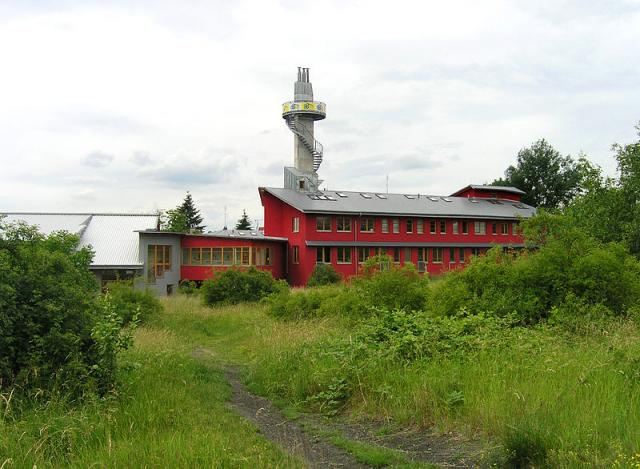
#> input picture Témata/Knihovny/pillow/obrazky/ddmm.jpeg, 640 x 469 px
$ python pillow-ukazka-funkci.py
#> lines starting #> are read from the running program, lines starting #| are printed output that depends on the picture
from PIL import Image, ImageFilter, ImageEnhance

obrazek = Image.open("obrazky/ddmm.jpeg")
#> obrazek is the input picture: PIL image 640x469 RGB; mean R, G, B 151.7, 157.8, 125.5

# příkazem show() můžeme obrázek zobrazit
# obrazek.show()


# INFORMACE O OBRÁZKU
# ------------------------------------------------------------------

sirka, vyska = obrazek.size
#> sirka = 640; vyska = 469
print(f"Šířka obrázku je: {sirka}, výška je: {vyska}")
#| Šířka obrázku je: 640, výška je: 469


# ZMĚNA VELIKOSTI OBRÁZKU
# ------------------------------------------------------------------

# v Pillow se rozměr udává jako DVOJICE INTŮ, tedy (int, int)
polovicni_rozmer = (int(sirka * 0.5), int(vyska * 0.5))
#> polovicni_rozmer = (320, 234)
dvojnasobny_rozmer = (int(sirka * 2), int(vyska * 2))
#> dvojnasobny_rozmer = (1280, 938)
fixni_rozmer = (100, 100)

# Vytvoření nových obrázků s novými velikostmi
zmenseny_obrazek = obrazek.resize(polovicni_rozmer)
zvetseny_obrazek = obrazek.resize(dvojnasobny_rozmer)
obrazek100x100 = obrazek.resize(fixni_rozmer)
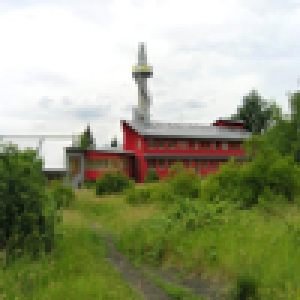
#> obrazek100x100: PIL image 100x100 RGB (shown 3 times larger); mean R, G, B 151.7, 157.8, 125.5


# ROTACE OBRÁZKU
# ------------------------------------------------------------------

# Obrázek orotujeme o 90 stupňů
orotovany_obrazek = obrazek.rotate(90)
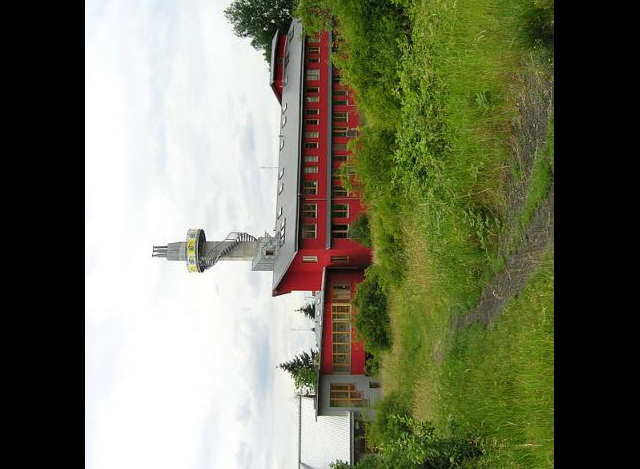
#> orotovany_obrazek: PIL image 640x469 RGB; mean R, G, B 113.9, 116.6, 93.3


# PŘEVOD DO ČERNOBÍLÉ
# ------------------------------------------------------------------

# Příkazem convert se dá obrázek převést do jiného režimu, např. L = Černobílý
# Je možný i převod na RGB, RGBA, CMYK a další.
cernobily = obrazek.convert("L")


# APLIKACE FILTRU NA OBRÁZEK
# ------------------------------------------------------------------

# Pillow nabízí několik předpřipravených filtrů. Ukážeme si pár z nich.

# Rozmazání
rozmazany_obrazek = obrazek.filter(ImageFilter.BLUR)

# Zvýšení ostrosti (opak rozmazání)
ostry_obrazek = obrazek.filter(ImageFilter.SHARPEN)

# Comic Book Effect (CONTOUR + SHARPEN filtry)
comic_effect = obrazek.filter(ImageFilter.CONTOUR).filter(ImageFilter.SHARPEN)
# comic_effect.show()


# ÚPRAVA KONTRASTU A JASU
# ------------------------------------------------------------------
# JAS => ovlivňuje celkovou světlost nebo tmavost obrázku
# KONTRAST => ovlivňuje rozdíl mezi světlými a tmavými oblastmi obrázku

# Zvětšení jasu znamená zesvětlení všech pixelů obrázku,
# zatímco zvětšení kontrastu znamená zvýraznění rozdílů mezi světlými a tmavými oblastmi.

# Zvýšení jasu
enhancer = ImageEnhance.Brightness(obrazek)
svetlejsi_obrazek = enhancer.enhance(1.5)  # zvýšení jasu o 50%
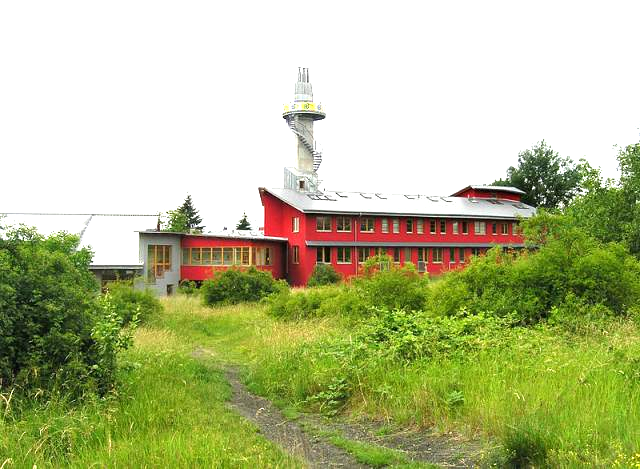
#> svetlejsi_obrazek: PIL image 640x469 RGB; mean R, G, B 181.4, 188.8, 140.2
# svetlejsi_obrazek.show()

# Snížení jasu
tmavsi_obrazek = enhancer.enhance(0.5)  # snížení jasu o 50%
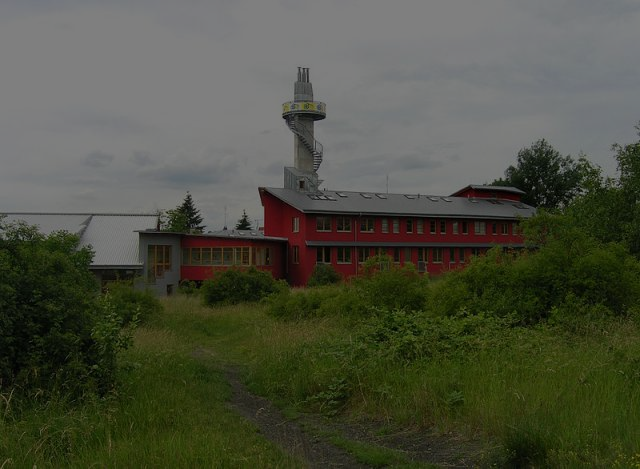
#> tmavsi_obrazek: PIL image 640x469 RGB; mean R, G, B 75.6, 78.6, 62.5
# tmavsi_obrazek.show()

# Zvýšení kontrastu
contrast = ImageEnhance.Contrast(obrazek)
zvetseny_kontrast_obrazek = contrast.enhance(2.0)  # dvojnásobný kontrast
# zvetseny_kontrast_obrazek.show()

# Snížení kontrastu
snizeny_kontrast_obrazek = contrast.enhance(0.5)  # snížení kontrastu o 50%
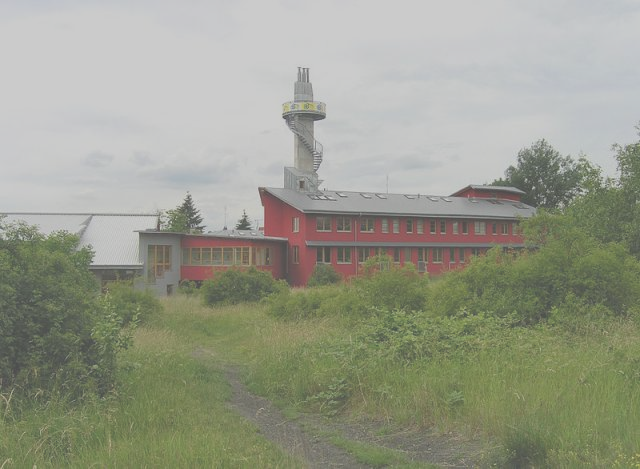
#> snizeny_kontrast_obrazek: PIL image 640x469 RGB; mean R, G, B 151.6, 154.6, 138.5
# snizeny_kontrast_obrazek.show()

# ------------------------------------------------------------------
# UKÁZKA POUŽITÍ VÍCE FUNKCÍ NAJEDNOU
# ------------------------------------------------------------------
# Načtení obrázku, aplikace transformací a následné uložení.

obrazek = Image.open("obrazky/ddmm.jpeg")

# ZMĚNA VELIKOSTI OBRÁZKU
sirka, vyska = obrazek.size
dvojnasobny_rozmer = (int(sirka * 2), int(vyska * 2))
zvetseny_obrazek = obrazek.resize(dvojnasobny_rozmer)

# PŘEVOD NA ČERNOBÍLÝ
cernobily_obrazek = zvetseny_obrazek.convert("L")

# ZVÝŠENÍ JASU A KONTRASTU
enhancer_jas = ImageEnhance.Brightness(cernobily_obrazek)
jasnejsi_obrazek = enhancer_jas.enhance(1.5)  # zvýšení jasu o 50%

contrast = ImageEnhance.Contrast(jasnejsi_obrazek)
vysoky_kontrast = contrast.enhance(2.0)  # dvojnásobný kontrast
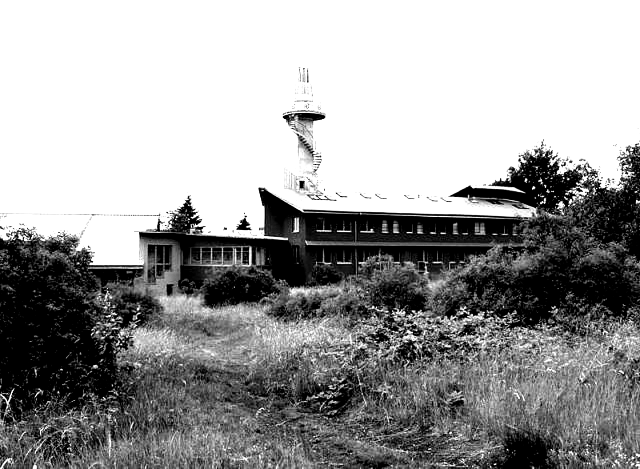
#> vysoky_kontrast: PIL image 1280x938 L (shown at 1/2 size); min 0, max 255, mean 155.9

# APLIKACE COMIC BOOK EFEKTU
comic_effect = vysoky_kontrast.filter(ImageFilter.CONTOUR).filter(ImageFilter.SHARPEN)
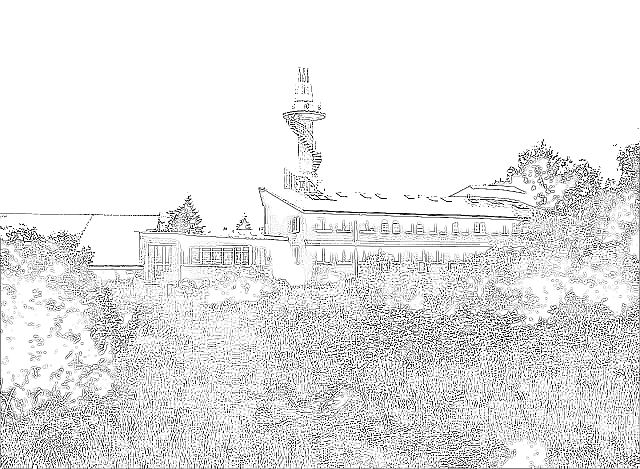
#> comic_effect: PIL image 1280x938 L (shown at 1/2 size); min 0, max 255, mean 229.4

# ULOŽENÍ OBRÁZKU
comic_effect.save("obrazky/finalni_vysledek.jpeg")
